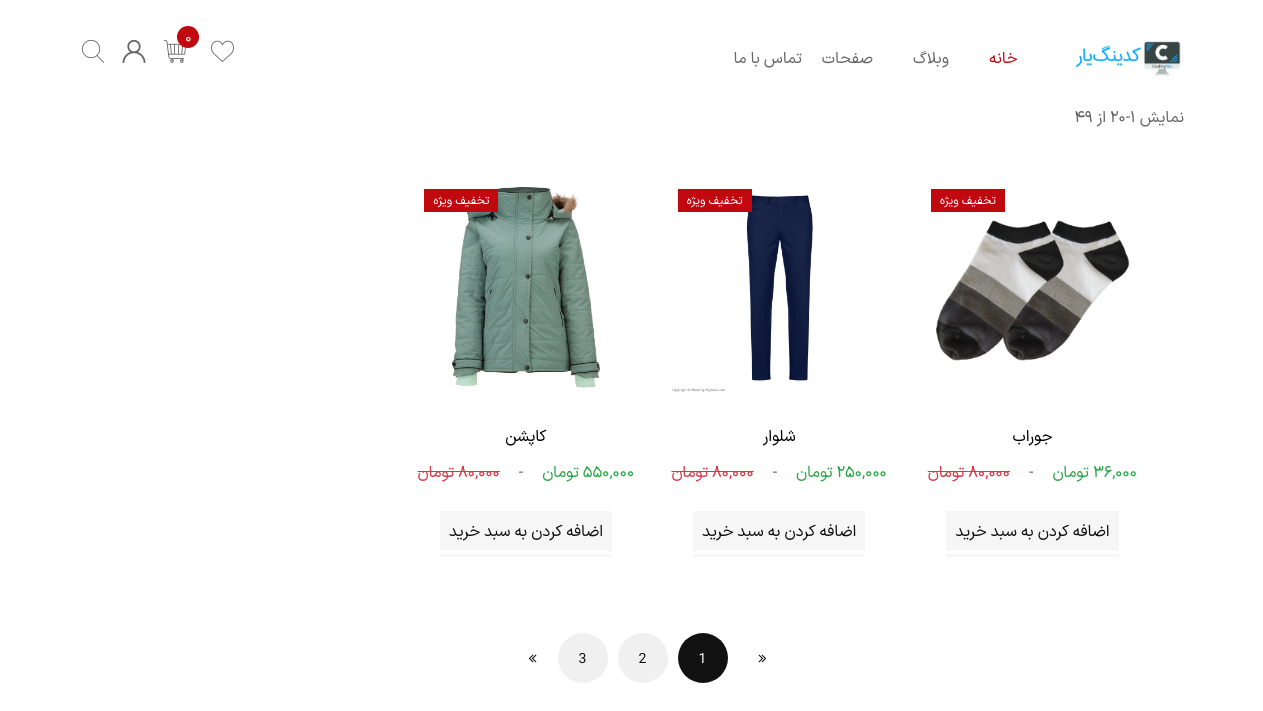
Screenshot of /products/ with the database file from the repository.
### products/models.py (models this page shows, shortened)
class Product(models.Model):
    title = models.CharField(max_length=100, verbose_name=_('name'))
    description = RichTextField()
    price = models.PositiveIntegerField(default=0)
    active = models.BooleanField(default=True)
    image = models.ImageField(verbose_name=_('Product image'), upload_to='product/product_cover/', blank=True)
    datetime_created = models.DateTimeField(default=timezone.now())
    datetime_modified = models.DateTimeField(auto_now=True)
    def get_absolute_url(self):
        return reverse('product_detail', args=[self.id])

### products/views.py (the view)
# urls.py: path('', views.ProductListView.as_view(), name='product_list'),
class ProductListView(generic.ListView):
    model = Product
    queryset = Product.objects.filter(active=True)
    template_name = 'products/product_list.html'
    context_object_name = 'products'

### cart/cart.py (called while the page is built)
    def __len__(self):
        return sum(item['quantity'] for item in self.cart.values())

    def get_total_price(self):
        product_id = self.cart.keys()
        return sum(item['quantity'] * item['product_obj'].price for item in self.cart.values())

### cart/context_processors.py (called while the page is built)
def cart(request):
    return {'cart': Cart(request)}

### persian_translate/templatetags/persian_translation_tags.py (called while the page is built)
@register.filter
def translate_number(value):
    value = str(value)
    english_to_persian_number = value.maketrans('0123456789', '۰۱۲۳۴۵۶۷۸۹')
    return value.translate(english_to_persian_number)

### products/templates/products/product_list.html (shortened to what this page needs)
{% extends '_base.html' %}
{% load persian_translation_tags %}
{% load humanize %}
{% block content %}
<div  class="main-content-wrapper container-fluid">
    <div class="shop-page-wrapper shop-fullwidth">
        <div class="container">
            <div class="row mb--50">
                <div class="col-12">
                    <div class="shop-toolbar">
                        <div class="container row align-items-center">
                            <div class="col-lg-12 mb-md--50 mb-xs--10">
                                <div class="shop-toolbar__left d-flex align-items-sm-center align-items-start flex-sm-row flex-column">
                                    <p class="product-pages">نمایش ۱-۲۰ از ۴۹</p>
                                </div>
                            </div>
                        </div>
                    </div>
                </div>
            </div>
        </div>
        <div class="container-fluid shop-products">
            <div class="row">
                <div class="col-12">
                    <div class="tab-content" id="product-tab-content">
                        <div class="tab-pane fade show active" id="nav-all">
                            <div class="row xxl-block-grid-6 grid-space-20">
                                {% for product in products %}
                                <div class="col-xl-3 col-md-4 col-sm-6 mb--50">
                                    <div class="ShoppingYar-product">
                                        <div class="product-inner">
                                            <figure class="product-image">
                                                <a href="{{ product.get_absolute_url }}">
                                                    {% if product.image %}
                                                        <img src="{{ product.image.url }}" alt="Products">
                                                    {% endif %}
                                                </a>
                                                <div class="ShoppingYar-product-action">
                                                    <div class="product-action d-flex">
                                                    </div>
                                                </div>
                                                <span class="product-badge">تخفیف ویژه</span>
                                            </figure>
                                            <div class="product-info">
                                                <h3 class="product-title h6 mb--15">
                                                    <a href="{{ product.get_absolute_url }}">{{ product.title }}</a>
                                                </h3>
                                                <div class="product-price-wrapper mb--30">
                                                    <span class="money text-success">{{ product.price|intcomma:False|translate_number }} تومان</span>
                                                    <span class="money-separator">-</span>
                                                    <span class="old-price text-danger">
                                                        <span class="money text-danger">۸۰,۰۰۰ تومان</span>
                                                    </span>
                                                </div>
                                                <a href="cart.html" class="btn btn-small btn-bg-sand btn-color-dark px-3">اضافه کردن به سبد خرید</a>
                                            </div>
                                        </div>
                                    </div>
                                </div>
                                {% endfor %}
                            </div>
                        </div>
                    </div>
                    <nav class="pagination-wrap mt--35 mt-md--25 pb-5">
                        <ul class="pagination">
                            <li><a href="#" class="next page-number"><i class="fa fa-angle-double-right"></i></a></li>
                            <li><span class="current page-number">1</span></li>
                            <li><a href="#" class="page-number">2</a></li>
                            <li><a href="#" class="page-number">3</a></li>
                            <li><a href="#" class="prev page-number"><i class="fa fa-angle-double-left"></i></a></li>
                        </ul>
                    </nav>
                </div>
            </div>
        </div>
    </div>
</div>
{% endblock content %}

### static/css/_base.css (style rules this page uses)
body { font-family: "IRANSansX", serif; text-align:right !important; }

### rows the page displays
Product: image (picture), title "جوراب", price|translate_number "۳۶,۰۰۰"
Product: image (picture), title "شلوار", price|translate_number "۲۵۰,۰۰۰"
Product: image (picture), title "کاپشن", price|translate_number "۵۵۰,۰۰۰"

### other values shown
{{ cart|length|translate_number }} "۰"
